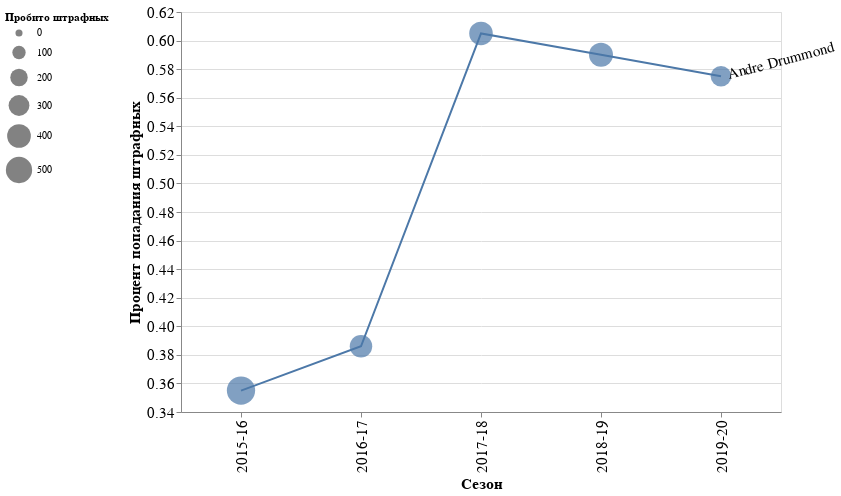

Write notebook code for a chart like this one.
### Code cell
hist = df[(df.full_name.isin(['Andre Drummond'])) & (df.SEASON_ID >= '2015-16')].copy()
hist.sort_values(['full_name', 'SEASON_ID'], inplace=True)
print(len(hist), hist.full_name.nunique(), hist.SEASON_ID.nunique())
plot_hist(hist)

### Figure 1 — Vega-Lite specification as saved in the notebook (floating-point values rounded to 4 significant figures)
{"config": {"view": {"continuousWidth": 400, "continuousHeight": 300}, "axis": {"labelFontSize": 15, "titleFontSize": 15}}, "layer": [{"mark": "line", "encoding": {"color": {"type": "nominal", "field": "full_name"}, "x": {"type": "nominal", "field": "SEASON_ID"}, "y": {"type": "quantitative", "field": "FT_PCT"}}, "height": 400, "width": 600}, {"mark": {"type": "point", "filled": true}, "encoding": {"color": {"type": "nominal", "field": "full_name", "legend": null}, "size": {"type": "quantitative", "field": "FTA", "legend": {"orient": "left"}, "scale": {"range": [50, 800]}, "title": "Пробито штрафных"}, "x": {"type": "nominal", "field": "SEASON_ID"}, "y": {"type": "quantitative", "field": "FT_PCT"}}, "height": 400, "width": 600}, {"data": {"name": "data-8c906e411e50dd1939537780aeccfe6f"}, "mark": {"type": "text", "align": "left", "angle": 345, "baseline": "middle", "dx": 7, "size": 15}, "encoding": {"text": {"type": "nominal", "field": "full_name"}, "x": {"type": "nominal", "field": "SEASON_ID", "title": "Сезон"}, "y": {"type": "quantitative", "field": "FT_PCT", "scale": {"zero": false}, "title": "Процент попадания штрафных"}}}], "data": {"name": "data-9e8ac3652a776025b362d4a7d8bdb1cc"}, "$schema": "https://vega.github.io/schema/vega-lite/v4.8.1.json", "datasets": {"data-9e8ac3652a776025b362d4a7d8bdb1cc": [{"PLAYER_ID": 203083, "SEASON_ID": "2015-16", "LEAGUE_ID": "00", "TEAM_ID": 1610612765, "TEAM_ABBREVIATION": "DET", "PLAYER_AGE": 22.0, "GP": 81, "GS": 81, "MIN": 2666.0, "FGM": 552, "FGA": 1060, "FG_PCT": 0.521, "FG3M": 2, "FG3A": 6, "FG3_PCT": 0.333, "FTM": 208, "FTA": 586, "FT_PCT": 0.355, "OREB": 395, "DREB": 803, "REB": 1198, "AST": 67, "STL": 119, "BLK": 112, "TOV": 155, "PF": 245, "PTS": 1314, "id": 203083, "full_name": "Andre Drummond", "first_name": "Andre", "last_name": "Drummond", "is_active": true, "FT_PCT_DIFF": -0.034, "FT_PCT_PREV": 0.389, "FTA_PREV": 365}, {"PLAYER_ID": 203083, "SEASON_ID": "2016-17", "LEAGUE_ID": "00", "TEAM_ID": 1610612765, "TEAM_ABBREVIATION": "DET", "PLAYER_AGE": 23.0, "GP": 81, "GS": 81, "MIN": 2409.0, "FGM": 483, "FGA": 911, "FG_PCT": 0.53, "FG3M": 2, "FG3A": 7, "FG3_PCT": 0.286, "FTM": 137, "FTA": 355, "FT_PCT": 0.386, "OREB": 345, "DREB": 770, "REB": 1115, "AST": 90, "STL": 124, "BLK": 89, "TOV": 152, "PF": 237, "PTS": 1105, "id": 203083, "full_name": "Andre Drummond", "first_name": "Andre", "last_name": "Drummond", "is_active": true, "FT_PCT_DIFF": 0.031, "FT_PCT_PREV": 0.355, "FTA_PREV": 586}, {"PLAYER_ID": 203083, "SEASON_ID": "2017-18", "LEAGUE_ID": "00", "TEAM_ID": 1610612765, "TEAM_ABBREVIATION": "DET", "PLAYER_AGE": 24.0, "GP": 78, "GS": 78, "MIN": 2625.0, "FGM": 466, "FGA": 881, "FG_PCT": 0.529, "FG3M": 0, "FG3A": 11, "FG3_PCT": 0.0, "FTM": 239, "FTA": 395, "FT_PCT": 0.605, "OREB": 399, "DREB": 848, "REB": 1247, "AST": 237, "STL": 114, "BLK": 127, "TOV": 200, "PF": 250, "PTS": 1171, "id": 203083, "full_name": "Andre Drummond", "first_name": "Andre", "last_name": "Drummond", "is_active": true, "FT_PCT_DIFF": 0.219, "FT_PCT_PREV": 0.386, "FTA_PREV": 355}, {"PLAYER_ID": 203083, "SEASON_ID": "2018-19", "LEAGUE_ID": "00", "TEAM_ID": 1610612765, "TEAM_ABBREVIATION": "DET", "PLAYER_AGE": 25.0, "GP": 79, "GS": 79, "MIN": 2647.0, "FGM": 561, "FGA": 1052, "FG_PCT": 0.533, "FG3M": 5, "FG3A": 38, "FG3_PCT": 0.132, "FTM": 243, "FTA": 412, "FT_PCT": 0.59, "OREB": 423, "DREB": 809, "REB": 1232, "AST": 112, "STL": 136, "BLK": 138, "TOV": 175, "PF": 272, "PTS": 1370, "id": 203083, "full_name": "Andre Drummond", "first_name": "Andre", "last_name": "Drummond", "is_active": true, "FT_PCT_DIFF": -0.015, "FT_PCT_PREV": 0.605, "FTA_PREV": 395}, {"PLAYER_ID": 203083, "SEASON_ID": "2019-20", "LEAGUE_ID": "00", "TEAM_ID": 0, "TEAM_ABBREVIATION": "TOT", "PLAYER_AGE": 26.0, "GP": 57, "GS": 56, "MIN": 1878.0, "FGM": 418, "FGA": 784, "FG_PCT": 0.533, "FG3M": 5, "FG3A": 35, "FG3_PCT": 0.143, "FTM": 169, "FTA": 294, "FT_PCT": 0.575, "OREB": 250, "DREB": 614, "REB": 864, "AST": 152, "STL": 109, "BLK": 93, "TOV": 203, "PF": 201, "PTS": 1010, "id": 203083, "full_name": "Andre Drummond", "first_name": "Andre", "last_name": "Drummond", "is_active": true, "FT_PCT_DIFF": -0.015, "FT_PCT_PREV": 0.59, "FTA_PREV": 412}], "data-8c906e411e50dd1939537780aeccfe6f": [{"full_name": "Andre Drummond", "SEASON_ID": "2019-20", "FT_PCT": 0.575}]}}
